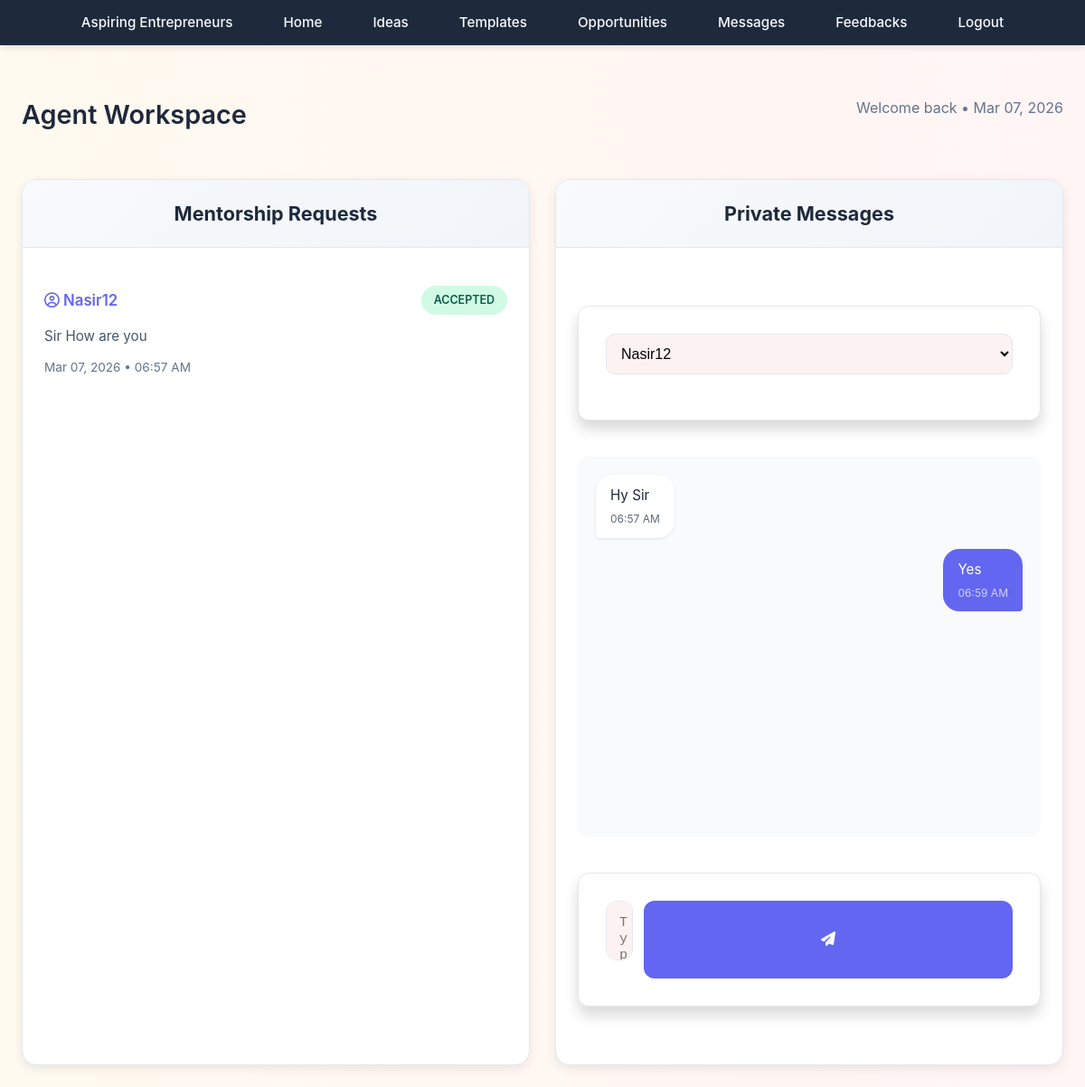
Page /agent/request&messages.php?user_id=3 (signed in) on the committed database.
### tables this page shows
CREATE TABLE `mentorship_requests` (
  `request_id` int(11) NOT NULL,
  `user_id` int(11) DEFAULT NULL,
  `agent_id` int(11) DEFAULT NULL,
  `message` text DEFAULT NULL,
  `status` enum('pending','accepted','rejected') DEFAULT 'pending',
  `request_date` timestamp NOT NULL DEFAULT current_timestamp()
);

CREATE TABLE `users` (
  `id` int(11) NOT NULL,
  `username` varchar(50) NOT NULL,
  `password` varchar(255) NOT NULL,
  `email` varchar(100) NOT NULL,
  `phone` varchar(15) NOT NULL,
  `cnic` varchar(13) NOT NULL,
  `created_at` timestamp NOT NULL DEFAULT current_timestamp()
);

CREATE TABLE `messages` (
  `message_id` int(11) NOT NULL,
  `sender_id` int(11) DEFAULT NULL,
  `receiver_id` int(11) DEFAULT NULL,
  `message` text DEFAULT NULL,
  `sent_at` timestamp NOT NULL DEFAULT current_timestamp()
);

### agent/request&messages.php (the view, shortened to what this page needs)
<?php
include "../config.php";
$agent_id = $_SESSION['agent_id'];
$requests = mysqli_query($conn, "SELECT mr.*, u.username AS user_name
    FROM mentorship_requests mr
    JOIN users u ON mr.user_id = u.id
    WHERE mr.agent_id = $agent_id
    ORDER BY mr.request_date DESC");
$users_messages = mysqli_query($conn, "SELECT DISTINCT u.id, u.username
    FROM messages m
    JOIN users u ON (u.id = CASE WHEN m.sender_id = $agent_id THEN m.receiver_id ELSE m.sender_id END)
    WHERE m.sender_id = $agent_id OR m.receiver_id = $agent_id
    ORDER BY u.username ASC");
?>
<!DOCTYPE html>
<html lang="en">
<head>
    <link rel="stylesheet" href="https://cdnjs.cloudflare.com/ajax/libs/font-awesome/6.5.0/css/all.min.css">
    <link rel="stylesheet" href="../CSS/style.css">
</head>
<body>
    <?php include 'navbar.php'; ?>
    <div class="container">
        <div class="header">
            <h1>Agent Workspace</h1>
            <span style="color:var(--gray);">Welcome back • <?php echo date('M d, Y'); ?></span>
        </div>
        <div class="dashboard-grid">
            <div class="card">
                <div class="card-header">
                    <h2>Mentorship Requests</h2>
                </div>
                <div class="card-body">
                    <?php if (mysqli_num_rows($requests) > 0): ?>
                        <?php while ($req = mysqli_fetch_assoc($requests)): ?>
                            <div class="request-item">
                                <div class="req-header">
                                    <span class="user-name"><i class="far fa-user-circle"></i>
                                        <?php echo htmlspecialchars($req['user_name']); ?></span>
                                    <span class="status-badge status-<?php echo $req['status']; ?>">
                                        <?php echo strtoupper($req['status']); ?>
                                    </span>
                                </div>
                                <div class="req-message">
                                    <?php echo nl2br(htmlspecialchars($req['message'])); ?>
                                </div>
                                <div class="req-footer">
                                    <span><?php echo date('M d, Y • h:i A', strtotime($req['request_date'])); ?></span>
                                </div>
                            </div>
                        <?php endwhile; ?>
                    <?php endif; ?>
                </div>
            </div>
            <div class="card">
                <div class="card-header">
                    <h2>Private Messages</h2>
                </div>
                <div class="card-body">
                    <form method="get">
                        <select name="user_id" class="chat-select" onchange="this.form.submit()">
                            <?php
                            mysqli_data_seek($users_messages, 0);
                            while ($u = mysqli_fetch_assoc($users_messages)):
                                $selected = (isset($_GET['user_id']) && $_GET['user_id'] == $u['id']) ? 'selected' : '';
                                ?>
                                <option value="<?php echo $u['id']; ?>" <?php echo $selected; ?>>
                                    <?php echo htmlspecialchars($u['username']); ?>
                                </option>
                            <?php endwhile; ?>
                        </select>
                    </form>
                    <?php if (isset($_GET['user_id'])):
                        $user_id = intval($_GET['user_id']);
                        $conversation = mysqli_query($conn, "SELECT * FROM messages
                        WHERE (sender_id=$agent_id AND receiver_id=$user_id)
                           OR (sender_id=$user_id AND receiver_id=$agent_id)
                        ORDER BY sent_at ASC");
                        ?>
                        <div class="message-box">
                            <?php while ($msg = mysqli_fetch_assoc($conversation)):
                                $is_sent = ($msg['sender_id'] == $agent_id);
                                ?>
                                <div class="msg <?php echo $is_sent ? 'sent' : 'received'; ?>">
                                    <?php echo nl2br(htmlspecialchars($msg['message'])); ?>
                                    <time><?php echo date('h:i A', strtotime($msg['sent_at'])); ?></time>
                                </div>
                            <?php endwhile; ?>
                        </div>
                        <form method="post" class="reply-form">
                            <textarea name="message_text" placeholder="Type your message..." required></textarea>
                            <button type="submit" name="reply_submit"><i class="fas fa-paper-plane"></i></button>
                        </form>
                    <?php endif; ?>
                </div>
            </div>
        </div>
    </div>
</body>
</html>

### CSS/style.css (style rules this page uses)
:root { --primary-color: #ff5a5f; --primary-hover: #e14d52; --secondary-color: #ffcc00; --secondary-hover: #e6b800; --text-primary: #1f2937; --text-secondary: #4b5563; --bg-primary: #ffffff; --bg-secondary: #fdf2f2; --border-color: #e5e7eb; --shadow-sm: 0 1px 2px rgba(0, 0, 0, 0.05); --shadow-md: 0 4px 6px rgba(0, 0, 0, 0.1); --shadow-lg: 0 10px 15px rgba(0, 0, 0, 0.15); }
* { margin: 0; padding: 0; box-sizing: border-box; }
body { font-family: 'Inter', sans-serif; background: linear-gradient(to right, #fffaf0, #fff5f5); color: var(--text-primary); line-height: 1.6; }
h1, h2, h3, h4, h5, h6 { margin-top: 30px; font-weight: 700; text-align: center; margin-bottom: 1rem; color: var(--primary-color); }
h1 { font-size: 2.5rem; }
h2 { font-size: 2rem; }
form { max-width: 550px; margin: 40px auto; padding: 30px; background: var(--bg-primary); border-radius: 12px; box-shadow: var(--shadow-lg); border: 1px solid var(--border-color); }
input, select, textarea { width: 100%; padding: 12px; border: 1.5px solid var(--border-color); border-radius: 8px; margin-bottom: 20px; font-size: 15px; background-color: var(--bg-secondary); transition: border-color 0.2s, box-shadow 0.2s; }
button, input[type="submit"] { display: inline-block; width: 100%; background: #10b981; color: white; border: none; padding: 12px 20px; font-size: 1rem; font-weight: 600; cursor: pointer; border-radius: 8px; transition: all 0.2s ease; }

### agent/request&messages.php (style rules this page uses)
:root { --primary: #6366f1; --primary-dark: #4f46e5; --success: #10b981; --danger: #ef4444; --light: #f8fafc; --dark: #1e293b; --gray: #64748b; --border: #e2e8f0; --shadow-sm: 0 1px 3px rgba(0, 0, 0, 0.1); --shadow-md: 0 4px 12px rgba(0, 0, 0, 0.08); }
* { margin: 0; padding: 0; box-sizing: border-box; }
.container { max-width: 1200px; margin: 0 auto; padding: 24px; }
.header { margin-bottom: 32px; display: flex; justify-content: space-between; align-items: center; }
.header h1 { font-size: 1.8rem; font-weight: 600; color: var(--dark); }
.dashboard-grid { display: grid; grid-template-columns: 1fr 1fr; gap: 28px; }
.card { background: white; border-radius: 16px; box-shadow: var(--shadow-md); overflow: hidden; border: 1px solid var(--border); transition: transform 0.2s ease; }
.card-header { padding: 20px 24px; background: linear-gradient(135deg, #f8fafc, #f1f5f9); border-bottom: 1px solid var(--border); }
.card-header h2 { font-size: 1.35rem; color: var(--dark); margin: 0; }
.card-body { padding: 24px; }
.request-item { padding: 18px 0; border-bottom: 1px solid var(--border); }
.request-item:last-child { border-bottom: none; }
.req-header { display: flex; justify-content: space-between; align-items: center; margin-bottom: 10px; }
.user-name { font-weight: 600; color: var(--primary); font-size: 1.05rem; }
.status-badge { padding: 6px 14px; border-radius: 999px; font-size: 0.78rem; font-weight: 600; text-transform: uppercase; }
.status-accepted { background: #d1fae5; color: #065f46; }
.req-message { color: #475569; margin: 12px 0; font-size: 0.95rem; }
.req-footer { display: flex; justify-content: space-between; align-items: center; font-size: 0.85rem; color: var(--gray); }
.chat-select { width: 100%; padding: 12px; border: 1px solid var(--border); border-radius: 10px; margin-bottom: 20px; font-size: 1rem; }
.message-box { background: #f8fafc; border-radius: 12px; height: 420px; overflow-y: auto; padding: 20px; margin-bottom: 16px; display: flex; flex-direction: column; gap: 12px; }
.msg { max-width: 78%; padding: 12px 16px; border-radius: 18px; font-size: 0.95rem; line-height: 1.45; position: relative; }
.msg.sent { align-self: flex-end; background: var(--primary); color: white; border-bottom-right-radius: 4px; }
.msg.received { align-self: flex-start; background: white; color: #1e293b; border-bottom-left-radius: 4px; box-shadow: var(--shadow-sm); }
.msg time { display: block; margin-top: 6px; font-size: 0.75rem; opacity: 0.7; }
.reply-form { display: flex; gap: 12px; }
.reply-form textarea { flex: 1; padding: 14px; border: 1px solid var(--border); border-radius: 12px; resize: none; font-size: 0.95rem; min-height: 54px; }
.reply-form button { background: var(--primary); color: white; border: none; border-radius: 12px; padding: 0 24px; font-weight: 500; cursor: pointer; }

### rows in the picture
mentorship_requests: user.username "Nasir12", status "ACCEPTED", message "Sir How are you", request_date "Mar 07, 2026 • 06:57 AM"
messages: message "Hy Sir", sent_at "06:57 AM"
messages: message "Yes", sent_at "06:59 AM"

### other values in the picture
form field user_id "Nasir12"
